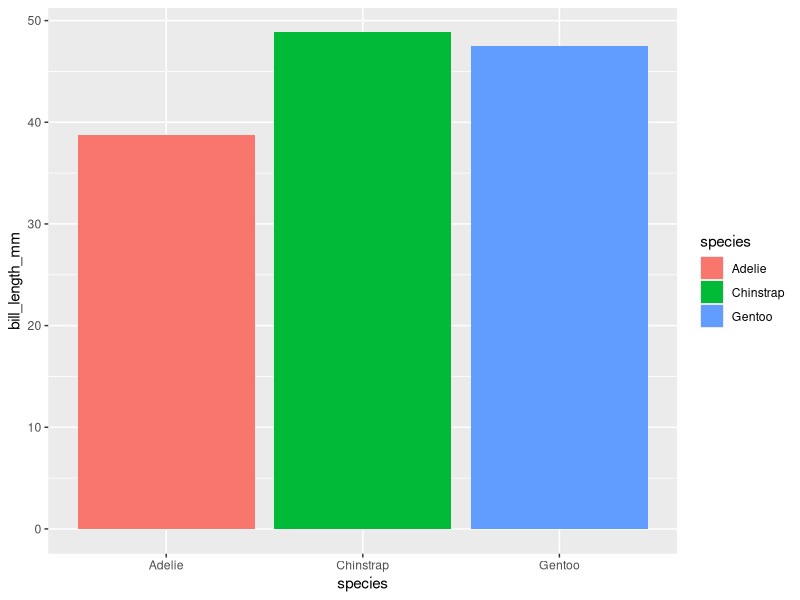

Source code (R):

            library(ggplot2)
            library(palmerpenguins)
            built_answer <- tryCatch(
                {
                    set.seed(42)
                    ggplot(penguins, aes(x = species, y = bill_length_mm, fill = species)) + stat_summary(fun = mean, geom = "bar")
                    suppressWarnings(
                        if (!file.exists("/sandbox/figures/bill-length_species_mean_bar_stat_summary_answer.png")) {
                            ggsave(
                                width = 3,
                                height = 3,
                                "/sandbox/figures/bill-length_species_mean_bar_stat_summary_answer.png"
                            )
                        }
                    )
                    suppressWarnings(
                        ggplot_build(last_plot())
                    )
                },
                error = function(e) {
                    'ERROR'
                }
            )
            built_submission <- tryCatch(
                {
                    set.seed(42)
                    ggplot(penguins, aes(x = species, y = bill_length_mm)) +
  stat_summary(fun = mean, geom = "bar") +
  fill(aes(fill = species))
                    suppressWarnings(
                        ggsave(
                            width = 3,
                            height = 3,
                            "figures/bill-length_species_mean_bar_stat_summary_submission_qwen3.5.png"
                        )
                    )
                    suppressWarnings(
                        ggplot_build(last_plot())
                    )
                },
                error = function(e) {
                    'ERROR'
                }
            )
            cat(isTRUE(all.equal(built_answer, built_submission)))
        
